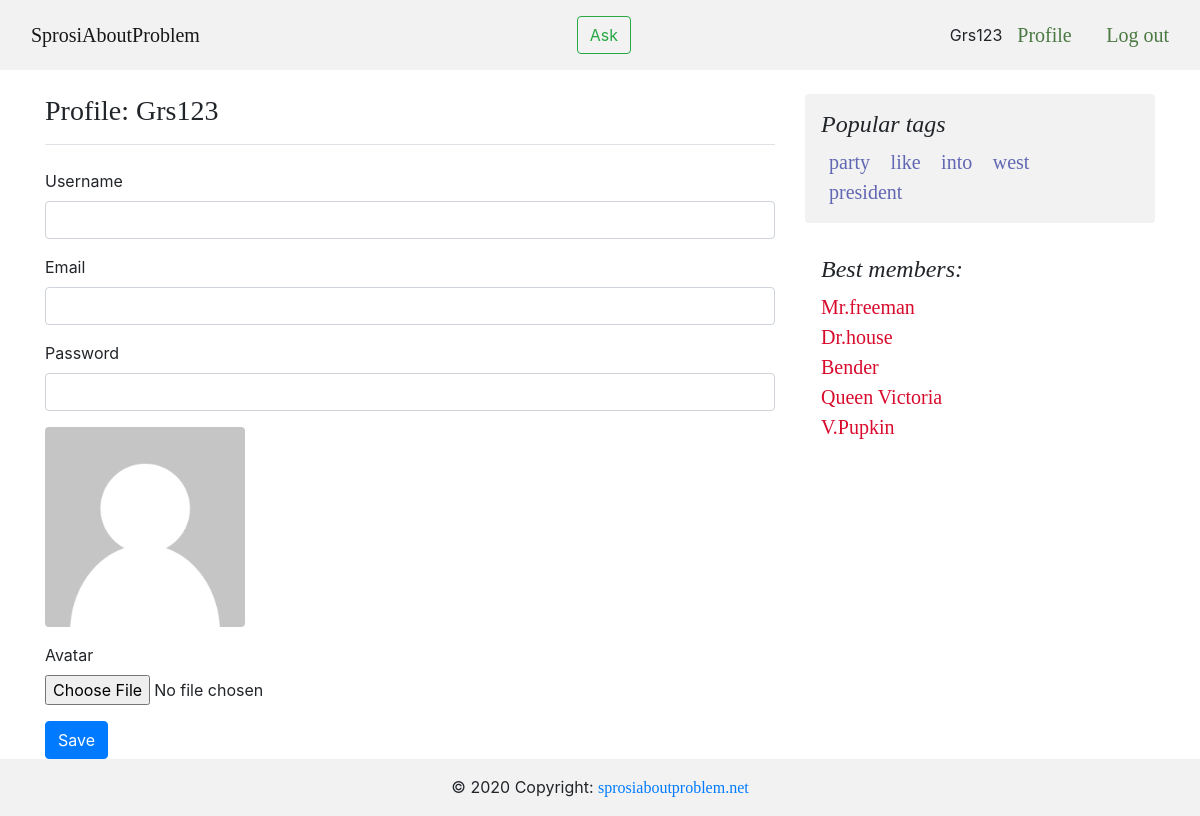
Screenshot of /profile/ (signed in) with the database file from the repository.
### app/models.py (models this page shows, shortened)
class Tag(models.Model):
    tag_name = models.CharField(max_length = 40, verbose_name = u"Tag", unique = True)
    objects = TagManager()

### app/views.py (the view, shortened to what this page needs)
# urls.py: path('profile/', views.profile, name='profile'),
@login_required
def profile(request):
    tags = Tag.objects.get_popular()
    if request.method == "GET":
        form = SettingsForm()
    return render(request, 'profile.html', {
        'form': form,
        'user': request.user,
        'tags': tags,
        })

### app/forms.py (shortened to what this page needs)
class SettingsForm(forms.Form):
	username = forms.CharField(required=False)
	email = forms.CharField(required=False)
	password = forms.CharField(min_length=6, widget=forms.PasswordInput, required=False)
	avatar = forms.ImageField(required=False)

### app/models.py (called while the page is built)
def tag_counter(tag):
    tag.usage = len(Question.objects.filter(tags = tag))
    return tag

    def get_popular(self):
        tags = map(tag_counter, super().get_queryset())
        tags = sorted(tags, key = lambda tag: tag.usage, reverse = True)
        first_five = tags[:5]
        return first_five

### templates/profile.html (shortened to what this page needs)
{% extends 'base.html' %}
{% load crispy_forms_tags %}
{% load static %}
{% block content %}
    <h3 class="pb-3 mb-4 border-bottom">Profile: {{ user.username }}</h3>
    <form method="POST" enctype="multipart/form-data">
        <div class="form-group">
            {{ form.username|as_crispy_field }}
        </div>
        <div class="form-group">
            {{ form.email|as_crispy_field }}
        </div>
        <div class="form-group">
            {{ form.password|as_crispy_field }}
        </div>
        <div>
            <img src="{% static 'img/default.png' %}" class="rounded mx-0 d-block mb-3" style="max-width: 200px;">
            {{ form.avatar|as_crispy_field }}
        </div>
            <button type="submit" class="btn btn-primary">Save</button>
    </form>
{% endblock content %}

### templates/inc/header.html (shortened to what this page needs)
<header>
    <nav class="navbar navbar-expand-lg navbar-light bg-light pb-2 mb-4">
        <div class="collapse navbar-collapse" id="navbarTogglerDemo01">
            <a class="navbar-brand col-7" href="{% url 'index' %}">SprosiAboutProblem</a>
            <button onclick="location.href = '{% url 'ask' %}';" class="btn btn-outline-success my-2">Ask</button>
        </div>
        {% if user.is_authenticated %}
        <div>
            {{ user.username }}
        </div>
        <div>
            <a class="col-1 refs" href="{% url 'profile' %}">Profile</a>
            <a class="col-1 refs" href="{% url 'logout' %}">Log out</a>
        </div>
        {% else %}
        <div>
            <a class="col-1 refs" href="{% url 'login' %}" >Log in</a>
            <a class="col-1 refs" href="{% url 'signup' %}">Register</a>
        </div>
        {% endif %}
    </nav>
</header>

### templates/inc/right_menu.html
<aside class="col-md-4 blog-sidebar">
    <div class="p-3 mb-3 bg-light rounded">
        <h4 class="font-italic">Popular tags</h4>
        <nav class="my-2 my-md-0 mr-md-3">
            {% for tag_ in tags %}
            <a class="p-2" style="color: #6267b4; font-size: 20px" href="{% url 'tag' tag=tag_.tag_name %}">{{ tag_.tag_name }}</a>
            {% endfor %}
        </nav>
    </div>
    <div class="p-3">
        <h4 class="font-italic">Best members:</h4>
        <ol class="list-unstyled mb-0">
        <li><a class="refs-user" href="#">Mr.freeman</a></li>
        <li><a class="refs-user" href="#">Dr.house</a></li>
        <li><a class="refs-user" href="#">Bender</a></li>
        <li><a class="refs-user" href="#">Queen Victoria</a></li>
        <li><a class="refs-user" href="#">V.Pupkin</a></li>
        </ol>
    </div>
    </aside>

### static/css/main.css (style rules this page uses)
* { margin: 0; }
.navbar-collapse { justify-content: flex-start; }
.bg-light { background-color:#f2f2f2!important }
.refs { color: #4a7941; font-size: 20px; }
.refs-user { color: #d80b2d; font-size: 20px; }
html, h1, h2, h3, h4, h5, h6, a { font-family: "Raleway"; }

### rows the page displays
Tag: tag_name "party"
Tag: tag_name "like"
Tag: tag_name "into"
Tag: tag_name "west"
Tag: tag_name "president"

### other values shown
{{ user.username }} "Grs123"
